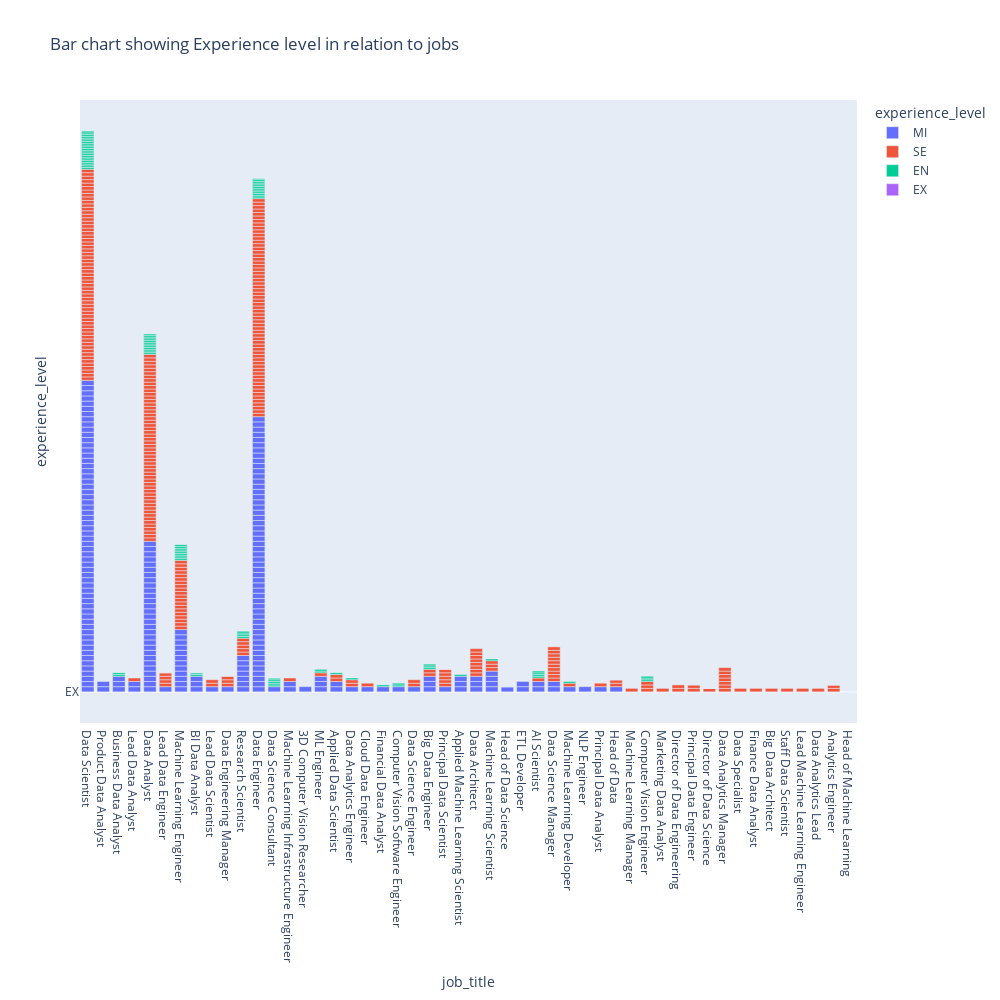

Source (notebook cell):
### Code cell
# Finding out how experience relates to Jobs
fig= px.bar(df, x = df['job_title'], y=df['experience_level'], color='experience_level', width=1000 , height=1000 , title='Bar chart showing Experience level in relation to jobs')
fig.show()

### Figure 1 — Plotly figure (JSON) as saved in the notebook; plotly's stock layout.template omitted (floating-point values rounded to 4 significant figures; data arrays with more than 128 entries replaced by an {"elided": "..."} marker saying what was removed)
{"data": [{"alignmentgroup": "True", "hovertemplate": "experience_level=%{y}<br>job_title=%{x}<extra></extra>", "legendgroup": "MI", "marker": {"color": "#636efa", "pattern": {"shape": ""}}, "name": "MI", "offsetgroup": "MI", "orientation": "v", "showlegend": true, "textposition": "auto", "type": "bar", "x": {"elided": "213 str values"}, "xaxis": "x", "y": {"elided": "213 str values"}, "yaxis": "y"}, {"alignmentgroup": "True", "hovertemplate": "experience_level=%{y}<br>job_title=%{x}<extra></extra>", "legendgroup": "SE", "marker": {"color": "#EF553B", "pattern": {"shape": ""}}, "name": "SE", "offsetgroup": "SE", "orientation": "v", "showlegend": true, "textposition": "auto", "type": "bar", "x": {"elided": "280 str values"}, "xaxis": "x", "y": {"elided": "280 str values"}, "yaxis": "y"}, {"alignmentgroup": "True", "hovertemplate": "experience_level=%{y}<br>job_title=%{x}<extra></extra>", "legendgroup": "EN", "marker": {"color": "#00cc96", "pattern": {"shape": ""}}, "name": "EN", "offsetgroup": "EN", "orientation": "v", "showlegend": true, "textposition": "auto", "type": "bar", "x": ["Data Analyst", "Data Scientist", "Data Scientist", "Data Engineer", "Data Science Consultant", "Research Scientist", "Business Data Analyst", "Big Data Engineer", "Machine Learning Engineer", "Data Analyst", "Machine Learning Engineer", "ML Engineer", "Data Analyst", "Data Analyst", "AI Scientist", "Data Engineer", "Data Scientist", "Data Scientist", "Data Scientist", "Data Scientist", "Research Scientist", "Data Analyst", "Data Analyst", "Data Science Consultant", "Data Scientist", "AI Scientist", "Computer Vision Software Engineer", "Data Engineer", "AI Scientist", "Machine Learning Scientist", "Data Analyst", "Data Analyst", "Applied Data Scientist", "Data Analyst", "Machine Learning Engineer", "Machine Learning Developer", "Data Scientist", "Data Scientist", "Data Scientist", "Data Scientist", "Machine Learning Engineer", "Data Science Consultant", "Data Engineer", "BI Data Analyst", "Data Analyst", "Machine Learning Engineer", "Machine Learning Engineer", "BI Data Analyst", "Data Science Consultant", "Big Data Engineer", "Machine Learning Engineer", "Computer Vision Engineer", "Big Data Engineer", "Data Scientist", "Data Engineer", "AI Scientist", "Data Scientist", "Data Scientist", "Data Scientist", "Data Engineer", "Data Engineer", "Data Science Consultant", "Machine Learning Engineer", "Data Scientist", "Data Scientist", "Business Data Analyst", "Research Scientist", "Data Engineer", "Data Engineer", "Machine Learning Engineer", "ML Engineer", "Computer Vision Engineer", "Financial Data Analyst", "Data Scientist", "Data Engineer", "Data Scientist", "Applied Machine Learning Scientist", "Data Engineer", "Data Scientist", "Data Scientist", "Data Scientist", "Research Scientist", "Computer Vision Software Engineer", "Data Engineer", "Data Analytics Engineer", "Computer Vision Engineer", "Data Analyst", "Data Analyst"], "xaxis": "x", "y": ["EN", "EN", "EN", "EN", "EN", "EN", "EN", "EN", "EN", "EN", "EN", "EN", "EN", "EN", "EN", "EN", "EN", "EN", "EN", "EN", "EN", "EN", "EN", "EN", "EN", "EN", "EN", "EN", "EN", "EN", "EN", "EN", "EN", "EN", "EN", "EN", "EN", "EN", "EN", "EN", "EN", "EN", "EN", "EN", "EN", "EN", "EN", "EN", "EN", "EN", "EN", "EN", "EN", "EN", "EN", "EN", "EN", "EN", "EN", "EN", "EN", "EN", "EN", "EN", "EN", "EN", "EN", "EN", "EN", "EN", "EN", "EN", "EN", "EN", "EN", "EN", "EN", "EN", "EN", "EN", "EN", "EN", "EN", "EN", "EN", "EN", "EN", "EN"], "yaxis": "y"}, {"alignmentgroup": "True", "hovertemplate": "experience_level=%{y}<br>job_title=%{x}<extra></extra>", "legendgroup": "EX", "marker": {"color": "#ab63fa", "pattern": {"shape": ""}}, "name": "EX", "offsetgroup": "EX", "orientation": "v", "showlegend": true, "textposition": "auto", "type": "bar", "x": ["Director of Data Science", "Data Engineering Manager", "BI Data Analyst", "Head of Data", "Director of Data Science", "Head of Data", "Head of Data Science", "Director of Data Science", "Director of Data Science", "Data Science Consultant", "Principal Data Scientist", "Principal Data Engineer", "Director of Data Science", "Data Engineer", "Data Engineer", "Data Analyst", "Data Analyst", "Head of Data Science", "Head of Data Science", "Analytics Engineer", "Analytics Engineer", "Lead Data Engineer", "Head of Machine Learning", "Director of Data Science", "Data Engineer", "Data Engineer"], "xaxis": "x", "y": ["EX", "EX", "EX", "EX", "EX", "EX", "EX", "EX", "EX", "EX", "EX", "EX", "EX", "EX", "EX", "EX", "EX", "EX", "EX", "EX", "EX", "EX", "EX", "EX", "EX", "EX"], "yaxis": "y"}], "layout": {"barmode": "relative", "height": 1000, "legend": {"title": {"text": "experience_level"}, "tracegroupgap": 0}, "title": {"text": "Bar chart showing Experience level in relation to jobs"}, "width": 1000, "xaxis": {"anchor": "y", "domain": [0, 1], "title": {"text": "job_title"}}, "yaxis": {"anchor": "x", "categoryarray": ["EX", "EN", "SE", "MI"], "categoryorder": "array", "domain": [0, 1], "title": {"text": "experience_level"}}}}
